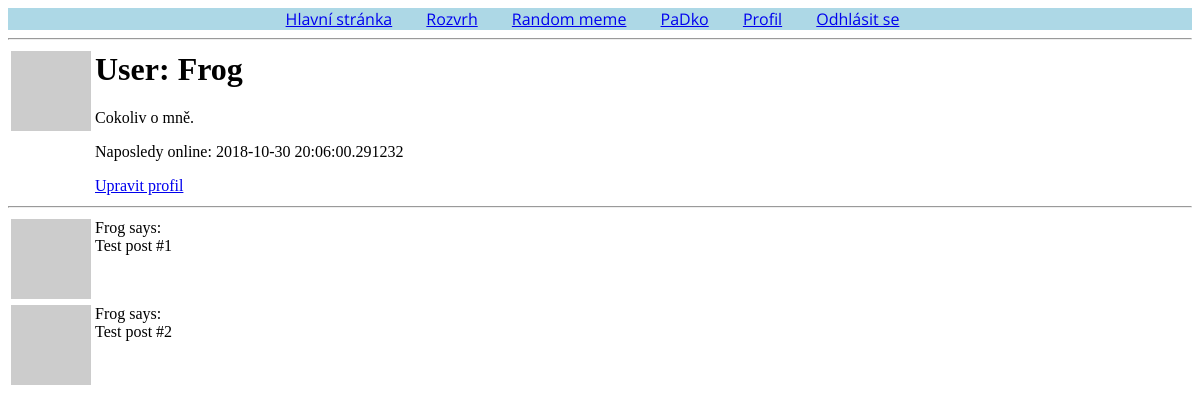
Page /Frog (signed in) on the earlier database version.
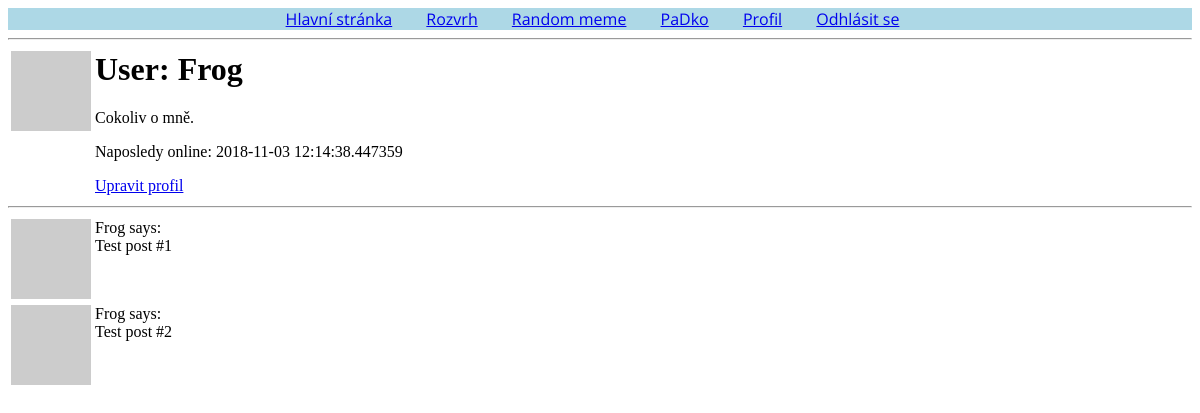
Same page on the later database version.
### app/models.py (models this page shows, shortened)
class User(UserMixin, db.Model):
    id = db.Column(db.Integer, primary_key=True)
    username = db.Column(db.String(64), index=True, unique=True)
    email = db.Column(db.String(120), index=True, unique=True)
    password_hash = db.Column(db.String(128))
    posts = db.relationship('Post', backref='author', lazy='dynamic')
    about_me = db.Column(db.String(140))
    last_seen = db.Column(db.DateTime, default=datetime.utcnow)
    def avatar(self, size):
        digest = md5(self.email.lower().encode('utf-8')).hexdigest()
        return 'https://www.gravatar.com/avatar/{}?d=identicon&s={}'.format(
            digest, size)

### app/routes.py (the view)
@app.route("/<username>")
@login_required
def user(username):
    user = User.query.filter_by(username=username).first_or_404()
    posts = [
        {'author': user, 'body': 'Test post #1'},
        {'author': user, 'body': 'Test post #2'}
    ]
    return render_template('user.html', user=user, posts=posts, title="Profil")

### app/models.py (called while the page is built)
@login.user_loader
def load_user(id):
	return User.query.get(int(id))

### app/routes.py (called while the page is built)
@app.before_request
def before_request():
	if current_user.is_authenticated:
		current_user.last_seen = datetime.utcnow()
		db.session.commit()

### app/templates/user.html
{% extends "base.html" %}
{% block content %}
    <table>
        <tr valign="top">
            <td><img src="{{ user.avatar(128) }}"></td>
            <td>
                <h1>User: {{ user.username }}</h1>
                {% if user.about_me %}<p>{{ user.about_me }}</p>{% endif %}
                {% if user.last_seen %}<p>Naposledy online: {{ user.last_seen }}</p>{% endif %}
                   {% if user == current_user %}
                	<p><a href="{{ url_for('edit_profile') }}">Upravit profil</a></p>
                	{% endif %}
            </td>
        </tr>
    </table>
    <hr>
    {% for post in posts %}
        {% include '_post.html' %}
    {% endfor %}
{% endblock %}

### app/templates/base.html (shortened to what this page needs)
<html>
    <head>
      <link rel="stylesheet" href="{{ url_for('static', filename='base.css') }}">
    </head>
    <body>
        <div class="nabidka">
            <a class="jedna" href="{{ url_for("index") }}">Hlavní stránka</a>
            <a class="dva" href="{{ url_for("rozvrh") }}">Rozvrh</a>
            <a class="tri" href="{{ url_for("random_meme") }}">Random meme</a>
            <a class="ctyri" href="{{ url_for("countdown") }}">PaDko</a>
            {% if current_user.is_anonymous %}
            <a class="pet" href="{{ url_for("login") }}">Přihlásit se</a>
            {% else %}
            <a class="sest" href="{{ url_for('user', username=current_user.username) }}">Profil</a>
            <a class="sedm" href="{{ url_for("logout") }}">Odhlásit se</a>
            {% endif %}
        </div>
        <hr>
        {% block content %}{% endblock %}
    </body>
</html>

### app/templates/_post.html
<table>
        <tr valign="top">
            <td><img src="{{ post.author.avatar(36) }}"></td>
            <td>{{ post.author.username }} says:<br>{{ post.body }}</td>
        </tr>
    </table>

### app/static/base.css (style rules this page uses)
.nabidka { font-family: "Open Sans", sans-serif; background-color: lightblue; text-align: center; }
.dva { margin-left: 30px; margin-right: 15px; }
.tri { margin-left: 15px; margin-right: 15px; }
.ctyri { margin-left: 15px; margin-right: 15px; }
.sest { margin-left: 15px; margin-right: 15px; }
.sedm { margin-left: 15px; margin-right: 15px; }

Differences in the rows shown:
changed User "Frog": last_seen "2018-10-30 20:06:00.291232" → "2018-11-03 12:14:38.447359"
